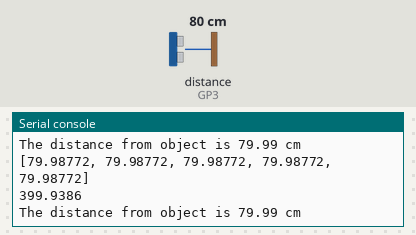
A program run on a simulated Raspberry Pi Pico running MicroPython. Parts: the last lines printed to the serial console. The inputs (shaded band) are chosen by the test bench; at power-on: distance to the obstacle (sensor on GP3) 80 cm. The echo pulse lasts 58.3 µs per cm.

Above: at 1.2 s.
1.3 s: distance to the obstacle (sensor on GP3) set to 2 cm
At 2.6 s:
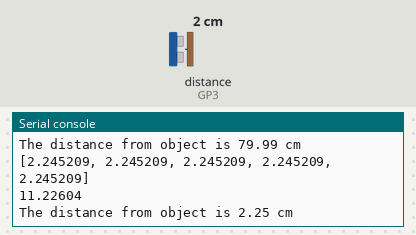
2.8 s: distance to the obstacle (sensor on GP3) set to 4 cm
At 3.9 s:
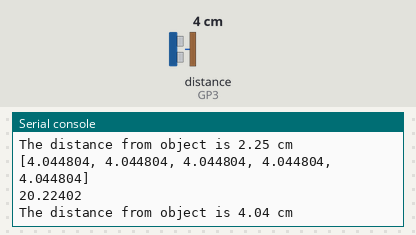
Timing chart, 0 to 5.8 s (numbered marks = the images above; inputs shaded):
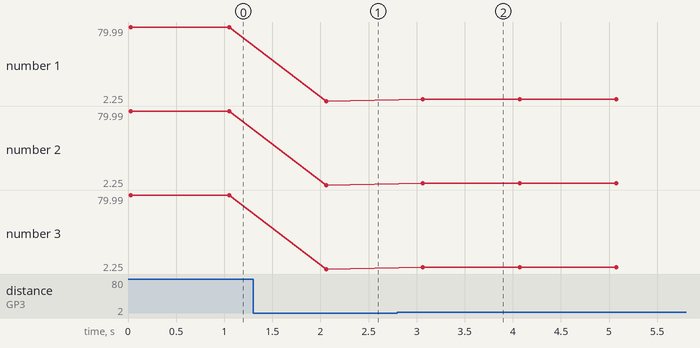

Measured:
- after the input at 1.3 s, the serial console: prints a new line after 0.76 s (image 1)
- after the input at 2.8 s, the serial console: prints a new line after 0.27 s (image 2)
- plotted number 1: 79.99 → 2.25 after the input at 1.3 s, 2.25 → 4.04 after the input at 2.8 s
- plotted number 2: 79.99 → 2.25 after the input at 1.3 s, 2.25 → 4.04 after the input at 2.8 s
- plotted number 3: 79.99 → 2.25 after the input at 1.3 s, 2.25 → 4.04 after the input at 2.8 s

The program:

Ultrasound_sensor_distance_PICO.py
```python
from machine import Pin
import utime
trigger = Pin(2, Pin.OUT)
echo = Pin(3, Pin.IN)
def ultra():
    trigger.low()
    utime.sleep_us(10)
    trigger.high()
    utime.sleep_us(30)
    trigger.low()
    while echo.value() == 0:
        signaloff = utime.ticks_us()
    while echo.value() == 1:
        signalon = utime.ticks_us()
    timepassed = signalon - signaloff
    distance = (timepassed * 0.034278) / 2
    return distance
def average():
    lists = []
    for i in range (5):
        x = ultra()
        utime.sleep_us(10)
        lists.append(x)
    print(lists)
    print(sum(lists[:]))
    avg = sum(lists[:])/(len(lists))
    return avg
while True:
    avg = average()
    print("The distance from object is {:.2f} cm".format(avg))
    utime.sleep(1)
```
